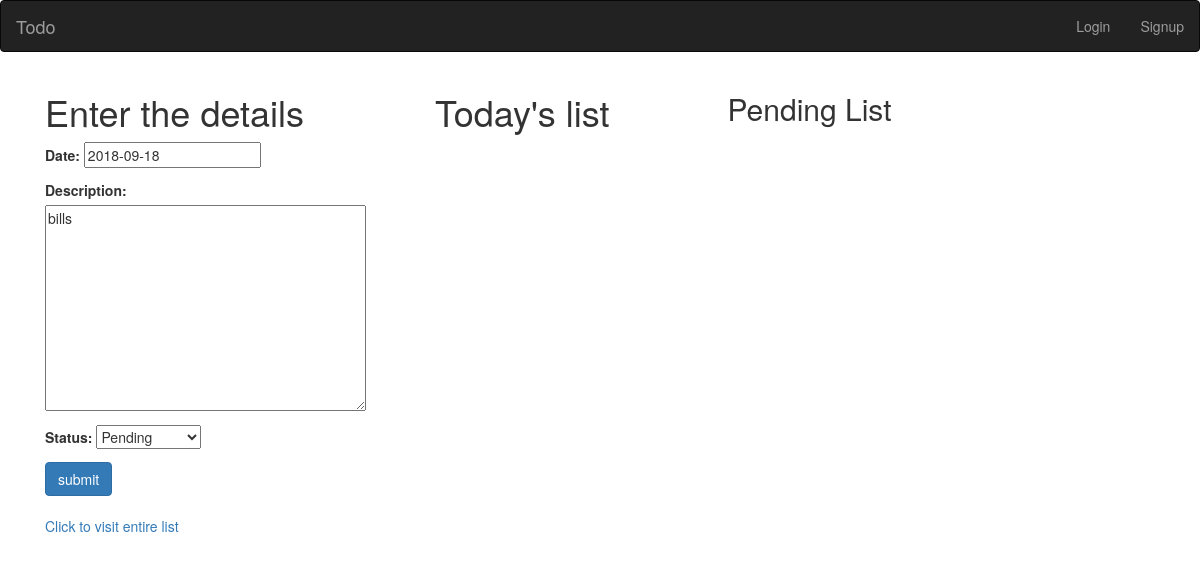
The app's page /todo/edit/127 with its own data.
### Todoapp/models.py (models this page shows, shortened)
class Todomodel(models.Model):
	CHOICES_STATUS = (('1', 'Pending',), ('2', 'Done',),('3','Not Required'),('4','Delete'))
	date = models.DateField(default = date.today()) #date.today()
	description = models.TextField(max_length = 500,blank=False)
	status = models.CharField(choices=CHOICES_STATUS,max_length=10,default='Pending')
	employee_num = models.ForeignKey(User,on_delete=models.CASCADE)

### Todoapp/views.py (the view, shortened to what this page needs)
# urls.py: url(r'edit/(?P<item_id>[0-9]+)',views.edit,name = 'edit'),
def edit(request,item_id=None):
	item = Todomodel.objects.get(pk = item_id)
	todoform = Todoform(request.POST or None,instance = item)
	context = { 'date' : item.date,
				'description' : item.description,
				'todoform' : todoform,
				}
	return render(request,'Todoapp/register.html',context)

### Todoapp/forms.py
class Todoform(forms.ModelForm):
	class Meta:
		model = Todomodel
		fields = ['date','description','status']

### Todoapp/templates/Todoapp/register.html (shortened to what this page needs)
{%extends 'base.html'%}
{%block body%}
	<div class="container">
		<div class="row">
		    <div class="col-sm-4">
			<h1>Enter the details</h1>
				<form method = "POST">
					{{todoform.as_p}}
				    <button class="btn btn-primary" type = 'submit'>submit</button>
				</form><br/>
				<a href="{% url 'todoapp:list' %}">Click to visit entire list</a>
			</div>
		    <div class="col-sm-3">
			<h1>Today's list</h1>
			</div>
			<div class="col-sm-5">
			<h2>Pending List</h2>
			</div>
		</div>
	</div>
{% endblock %}

### records on screen
Todomodel: date "2018-09-18", description "bills", status "Pending"
